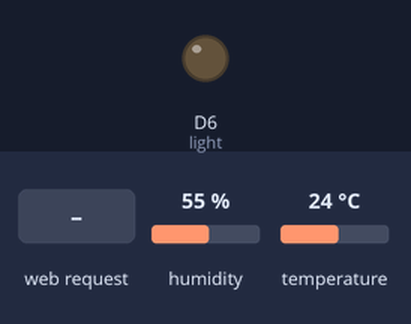
Simulated run of this sketch. Board: ESP8266 (NodeMCU). Parts: output pins drawn as LEDs (lit = HIGH). The test bench sets the inputs (shaded band); at power-on: humidity 55 %, temperature 24 °C. WiFi joins after 1.5 s; servers stay silent unless stated; what the sketch prints to the serial monitor is not drawn.

Above: at 2.7 s.
2.8 s: HTTP request GET /light?state=true received
At 3.7 s:
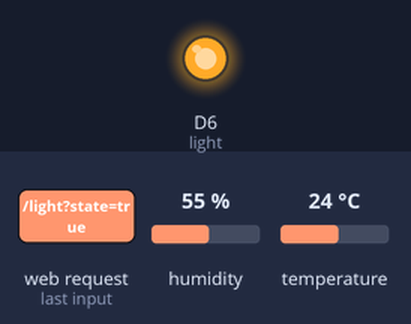
4.3 s: HTTP request GET /light?state=false received
At 4.8 s:
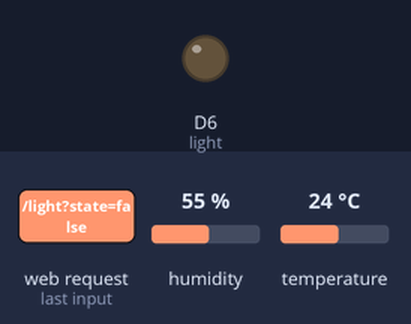
Timing chart, 0 to 7.3 s (numbered marks = the images above; inputs shaded):
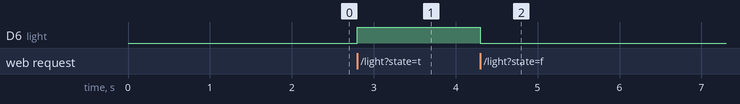

The sketch:

64114069_Worksheet3-NodeAsServer.ino
```cpp
#include <ESP8266WiFi.h>
#include <ESP8266WebServer.h>
#include <Adafruit_Sensor.h>
#include <DHT.h>

ESP8266WebServer server(80);

float temperature;
float humidity;
DHT dht11(D4, DHT11);

const int light = D6;

void init_wifi(String ssid, String password) {
  WiFi.mode(WIFI_STA);
  WiFi.begin(ssid, password);
  Serial.println("");
  while (WiFi.status() != WL_CONNECTED) {
    delay(500);
    Serial.print(".");
  }
  Serial.println("");
  Serial.print("Connected to ");
  Serial.println(ssid);
  Serial.print("IP address: ");
  Serial.println(WiFi.localIP());
}

// Read Temperature and Humidity by DHT11
void readDHTData() {
  temperature = dht11.readTemperature();
  humidity = dht11.readHumidity();
}

void setup(void) {
  // put your setup code here, to run once:
  Serial.begin(115200);
  init_wifi("iPhone_Setthap0ng", "HelloSetthap0ng");
  server.begin();
  Serial.println("HTTP server started");

  temperature = 0.0;
  humidity = 0.0;
  dht11.begin();

  pinMode(light, OUTPUT);

  server.on(F("/"), HTTP_GET, []() {
    String html = "<html><head>";
    html += "<style> body { font-size: 20px; text-align: center; display: flex; flex-direction: column; align-items: center; justify-content: center; height: 100vh; } </style>";
    html += "</head><body>";
    html += "<h1>Temperature and Humidity on ESP8266</h1>";
    html += "<button onclick='toggleLight(true)' style='background-color: MediumSeaGreen; color: white; font-size: 24px;'>Turn On</button>&nbsp;";
    html += "<button onclick='toggleLight(false)' style='background-color: Tomato; color: white; font-size: 24px;'>Turn Off</button>";
    html += "<p>Temperature: " + String(temperature) + " &#8451;&nbsp;|&nbsp;Humidity: " + String(humidity) + " %</p>";
    html += "<p>Status Light: <span style='color:" + String((digitalRead(light) == HIGH ? "MediumSeaGreen" : "Tomato")) + ";'>" + String((digitalRead(light) == HIGH ? "ON" : "OFF")) + "</span></p>";
    html += "<script>";
    html += "function toggleLight(state) {";
    html += "  var xhr = new XMLHttpRequest();";
    html += "  xhr.open('GET', '/light?state=' + state, true);";
    html += "  xhr.send();";
    html += "  xhr.onload = function() {";
    html += "    location.reload();";
    html += "  };";
    html += "}";
    html += "";
    html += "</script>";
    html += "</body></html>";

    server.send(200, "text/html", html);
  });

  server.on("/light", HTTP_GET, []() {
    String stateParam = server.arg("state");
    if (stateParam == "true") {
      digitalWrite(light, HIGH);
      server.send(200, "text/plain", "ON");
    } else if (stateParam == "false") {
      digitalWrite(light, LOW);
      server.send(200, "text/plain", "OFF");
    } else {
      server.send(400, "text/plain", "Invalid");
    }
  });
}

void loop() {
  // put your main code here, to run repeatedly:
  server.handleClient();
  readDHTData();
}
```

Measured:
- after the input at 2.8 s, D6 (light): LOW → HIGH at once
- after the input at 4.3 s, D6 (light): HIGH → LOW at once
